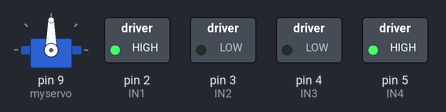
A sketch run on a simulated Arduino Uno, built with avr-gcc and run on an emulated ATmega328P. Parts: servo, switched loads named in the sketch (green lamp = pin HIGH).

Above: at 0.1 s.
Timing chart, 0 to 1.6 s (numbered marks = the images above):
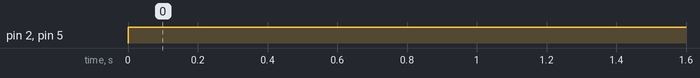

Measured:
- by itself, pin 2 (IN1), pin 5 (IN4): LOW → HIGH at 0.00 s

The sketch:

UTRAMotors.ino
```cpp
#include <Servo.h>

Servo myservo;  // create servo object to control a servo
// twelve servo objects can be created on most boards

int pos = 0;    // variable to store the servo position

//Motor Pins
int IN1 = 2; //control pin for first motor
int IN2 = 3; //control pin for first motor
int IN3 = 4; //control pin for second motor
int IN4 = 5; //control pin for second motor

void setup ( ) {
//Serial.begin (9600); //Starting the serial communication at 9600 baud rate
//Initializing the motor pins as output
pinMode(IN1, OUTPUT);
pinMode(IN2, OUTPUT);
pinMode(IN3, OUTPUT);
pinMode(IN4, OUTPUT);
myservo.attach(9);  // attaches the servo on pin 9 to the servo object
}

int count = 0;

void loop ( ) {
if (count < 250){
  digitalWrite(IN1, HIGH);
  digitalWrite(IN2, LOW);
  digitalWrite(IN3, LOW);
  digitalWrite(IN4, HIGH);
} else if (count < 300){
  digitalWrite(IN1, HIGH);
  digitalWrite(IN2, LOW);
  digitalWrite(IN3, HIGH);
  digitalWrite(IN4, LOW);
} else if (count < 400){
  digitalWrite(IN1, HIGH);
  digitalWrite(IN2, LOW);
  digitalWrite(IN3, LOW);
  digitalWrite(IN4, HIGH);
} else {
  for (pos = 0; pos <= 180; pos += 1) { // goes from 0 degrees to 180 degrees
    // in steps of 1 degree
    myservo.write(pos);              // tell servo to go to position in variable 'pos'
    //delay(20);                       // waits 15ms for the servo to reach the position
  }
}


}
```
